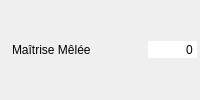
       <widget class="QWidget" name="widget_melee" native="true">
        <property name="minimumSize">
         <size>
          <width>200</width>
          <height>26</height>
         </size>
        </property>
        <layout class="QHBoxLayout" name="horizontalLayout_18">
         <property name="spacing">
          <number>2</number>
         </property>
         <property name="leftMargin">
          <number>3</number>
         </property>
         <property name="topMargin">
          <number>3</number>
         </property>
         <property name="rightMargin">
          <number>3</number>
         </property>
         <property name="bottomMargin">
          <number>3</number>
         </property>
         <item>
          <widget class="QLabel" name="label_35">
           <property name="text">
            <string/>
           </property>
           <property name="pixmap">
            <pixmap resource="../images/images.qrc">:/Aptitudes/melee.png</pixmap>
           </property>
          </widget>
         </item>
         <item>
          <widget class="QLabel" name="label_melee">
           <property name="text">
            <string>Maîtrise Mêlée</string>
           </property>
          </widget>
         </item>
         <item>
          <spacer name="horizontalSpacer_19">
           <property name="orientation">
            <enum>Qt::Horizontal</enum>
           </property>
           <property name="sizeHint" stdset="0">
            <size>
             <width>37</width>
             <height>12</height>
            </size>
           </property>
          </spacer>
         </item>
         <item>
          <widget class="QSpinBox" name="sp_melee">
           <property name="focusPolicy">
            <enum>Qt::NoFocus</enum>
           </property>
           <property name="autoFillBackground">
            <bool>true</bool>
           </property>
           <property name="frame">
            <bool>false</bool>
           </property>
           <property name="alignment">
            <set>Qt::AlignRight|Qt::AlignTrailing|Qt::AlignVCenter</set>
           </property>
           <property name="buttonSymbols">
            <enum>QAbstractSpinBox::NoButtons</enum>
           </property>
           <property name="suffix">
            <string/>
           </property>
           <property name="minimum">
            <number>-999999</number>
           </property>
           <property name="maximum">
            <number>9999999</number>
           </property>
           <property name="stepType">
            <enum>QAbstractSpinBox::DefaultStepType</enum>
           </property>
          </widget>
         </item>
        </layout>
       </widget>
